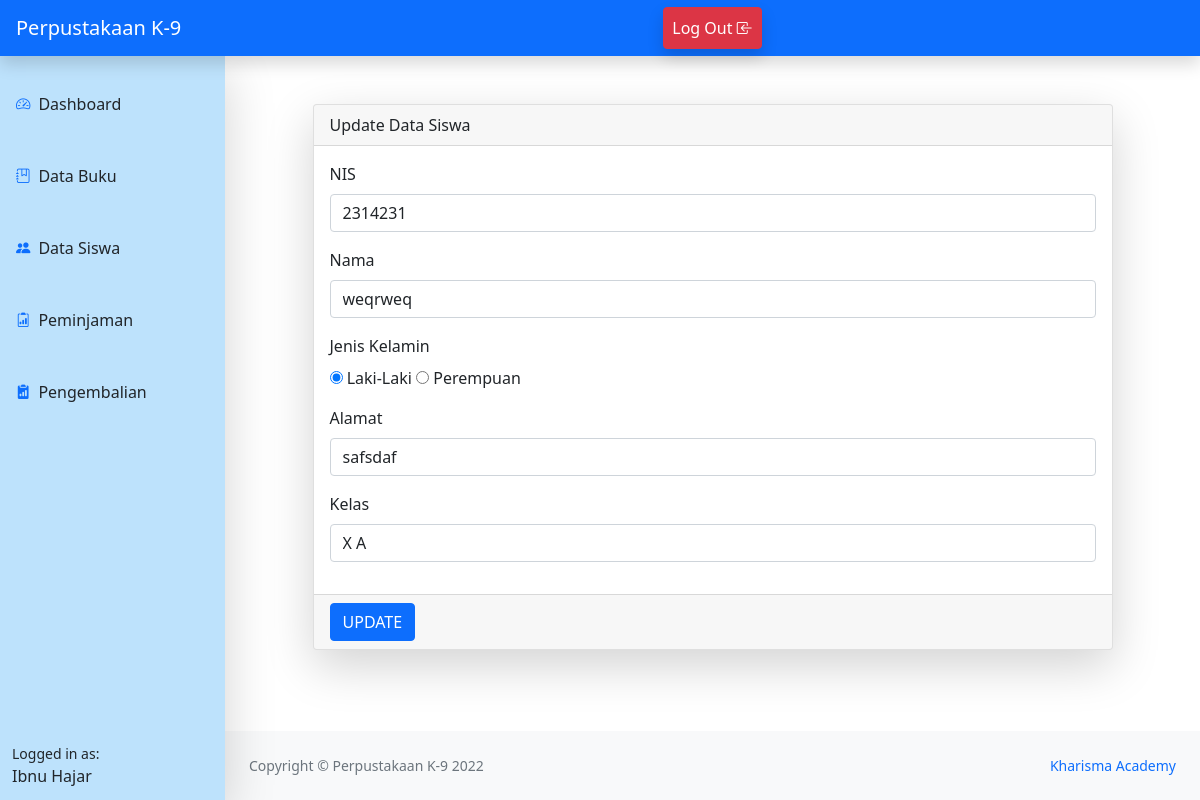
Before: /edit_siswa.php?id=2314231 (signed in) with the older database file.
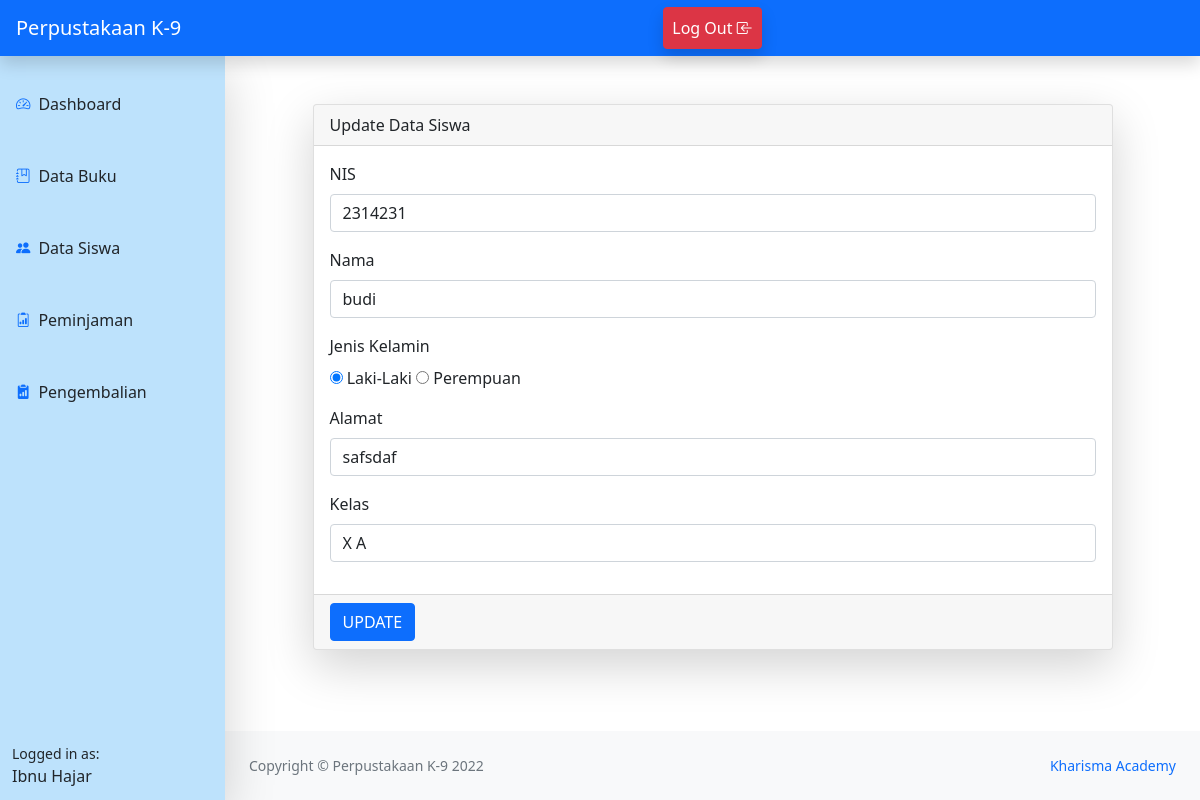
After: the same page with the newer database file.
### tables this page shows
CREATE TABLE `siswa` (
  `nis` int(11) NOT NULL,
  `nama` char(100) DEFAULT NULL,
  `jenis_kelamin` enum('L','P') DEFAULT NULL,
  `alamat` varchar(50) DEFAULT NULL,
  `id_kelas` int(11) DEFAULT NULL
);

### edit_siswa.php (the view, shortened to what this page needs)
<?php
include 'home_admin.php';
?>
<?php
    $id = $_GET['id'];
    $result = mysqli_query($db,"SELECT siswa.nis,siswa.nama,siswa.jenis_kelamin,siswa.alamat,kelas.nama_kelas from siswa inner join kelas on siswa.id_kelas=kelas.id_kelas WHERE nis='".$id."'");
    $data = mysqli_fetch_assoc($result)
    ?>
<!DOCTYPE html>
<html lang="en">
<head>
    <link rel="stylesheet" href="bootstrap/css/bootstrap.min.css">
    <link rel="stylesheet" href="https://cdn.jsdelivr.net/npm/bootstrap-icons@1.9.1/font/bootstrap-icons.css">
</head>
<body>
<main class="mb-5">
  <div class="container-fluid">
  <div class="container mt-5">
<form action="" method="POST" enctype="multipart/form-data">
<div class="card mx-auto shadow-lg" style="width:50rem;">
<div class="card-header">Update Data Siswa</div>
<div class="card-body">
<div class="mb-3">
    <label class="form-label">NIS</label>
    <input type="number" class="form-control" name="nis" value="<?php echo $_GET['id'];?>" placeholder="">
  </div>
  <div class="mb-3">
    <label class="form-label">Nama</label>
    <input type="text" class="form-control"  value="<?php echo $data['nama'];?>" name="nama" >
  </div>
  <div class="mb-3">
    <label class="form-label">Jenis Kelamin</label>
    <br>
    <input name="gender" type="radio" value="L" <?php if($data['jenis_kelamin']=='L') echo 'checked'?>
> Laki-Laki
        <input name="gender" type="radio" value="P"<?php if($data['jenis_kelamin']=='P') echo 'checked'?>
> Perempuan
  </div>
  <div class="mb-3">
    <label class="form-label">Alamat</label>
    <input type="text" class="form-control" value="<?php echo $data['alamat'];?>" name="alamat" >
  </div>
  <div class="mb-3">
    <label class="form-label">Kelas</label>
    <select class="form-control" name="kelas" >
    <?php
        $sql = mysqli_query($db, "SELECT * from kelas");
        while ($data= mysqli_fetch_array($sql)) {
    ?>
        <option name="jurusan"value="<?php echo $data['id_kelas'] ?>" ><?php echo $data['nama_kelas'] ?></option>
          <?php
          }?>
    </select>
  </div>
</div>
<div class="card-footer">
<button type="submit" class="btn btn-primary" name="update">UPDATE</button>
</div>
</div>
</form>
</div>
  </div>
</main>
<?php include "footer.php"; ?>
</body>
</html>

Changed rows visible on the page:
changed siswa "safsdaf": nama "weqrweq" → "budi"
